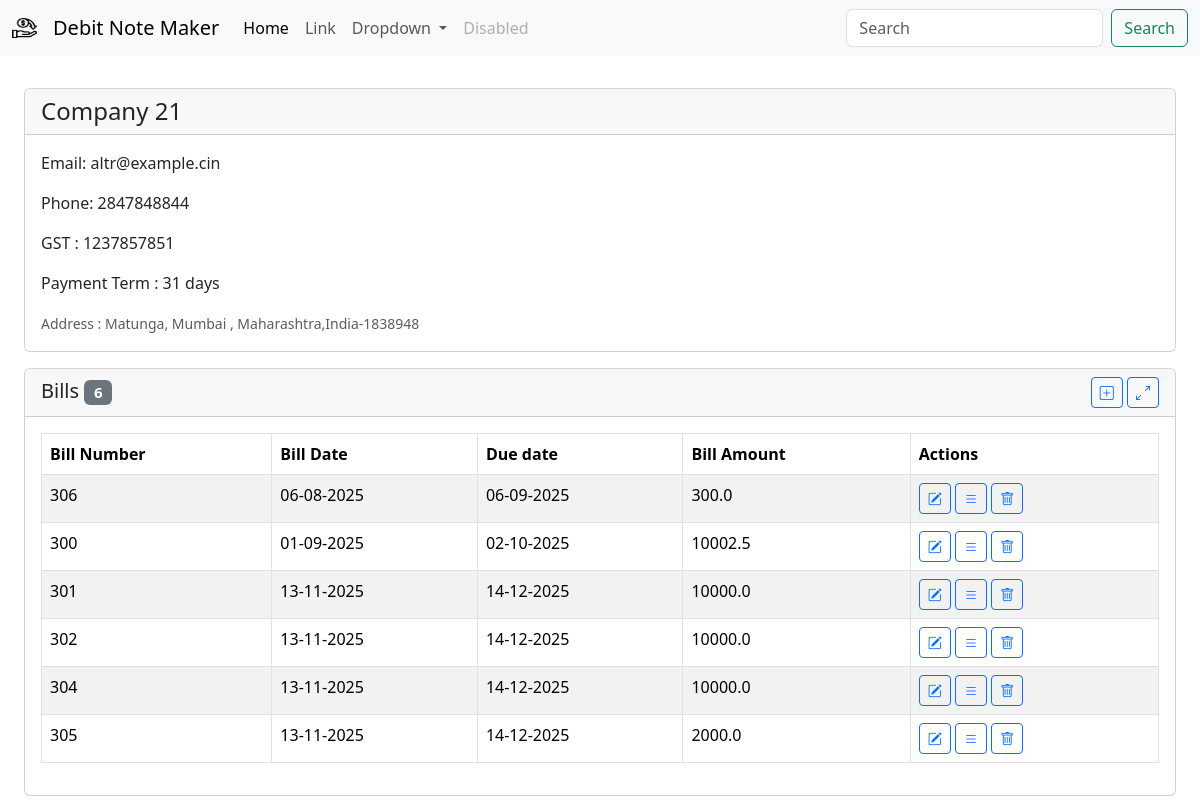
The page /party/2 on the database its author committed.
### db/models/company.py (models this page shows)
class Company(Base):
    __tablename__ = "companies"
    id = Column(Integer, primary_key=True, index=True)
    name = Column(String, unique=False, index=False, nullable=False)
    gst_number = Column(String, unique=True, index=True, nullable=False)
    email =  Column(String, nullable=True)
    phone_number = Column(String, nullable=True)
    payment_term_days = Column(Integer, nullable=False, default=30)
    address = Column(String, nullable=True)
    created_at = Column(DateTime, default=datetime.now)
    bills = relationship("Bill", back_populates="company", cascade="all, delete-orphan")

### db/models/bill.py (models this page shows, shortened)
class Bill(Base):
    id = Column(Integer, primary_key=True, index=True)
    bill_number = Column(Integer,unique=True,nullable=False)
    amount = Column(Float, nullable=False)
    bill_date = Column(DateTime, nullable=False)
    company_id = Column(Integer, ForeignKey("companies.id"))
    company = relationship("Company", back_populates="bills")
    transactions = relationship("Transaction", back_populates="bill", cascade="all, delete-orphan")

### app/v1/company.py (the view)
@router.get("/party/{company_id}")
def company_detail(request: Request,company_id:int, db=Depends(get_db)):
    company =company_api.get_company(id=company_id, db=db)
    bills = [
        BillShow.model_validate(bill).model_dump()
        for bill in company.bills
    ]
    bills = sorted(bills, key=lambda bill: bill['bill_date'] or datetime.min)
    context = {"request": request,"company":company,"bills":bills}
    return templates.TemplateResponse("company/company_detail.html",context)

### template/company/company_detail.html (shortened to what this page needs)
{% extends "base.html" %}
{% block title %}
<link rel="stylesheet"
    href="https://cdnjs.cloudflare.com/ajax/libs/bootstrap-datepicker/1.10.0/css/bootstrap-datepicker.min.css">
{% endblock %}
{% block content %}
<div class="row m-3 g-3 align-items-stretch">
    <div class="col-12 col-lg-12 d-flex">
        {% include 'components/company_summary_card.html' %}
    </div>
    <div class="col-12 col-lg-12">
        <div class="card">
            <div class="card-header d-flex justify-content-between align-items-center">
                <h5 class="mb-0">Bills
                    <span class="badge text-bg-secondary ml-2">{{ bills|length }}</span>
                </h5>
                <div>
                    <button type="button" class="btn btn-sm btn-outline-primary edit-transaction-btn" data-bs-toggle="modal"
                        data-bs-target="#editBillModal"
                        data-company-id="{{ company.id }}"
                        >
                        <i class="bi bi-plus-square"></i>
                    </button>
                    <a class="btn btn-outline-primary btn-sm" href="/party/{{ company.id}}/transactions" role="button"
                        aria-disabled="true">
                        <i class="bi bi-arrows-angle-expand"></i>
                    </a>
                </div>
            </div>
            <div class="card-body">
                {% include 'components/bill_list_table.html' %}
             </div>
        </div>
        </div>
</div>
{% endblock %}

### template/components/company_summary_card.html
<div class="card flex-fill h-100 w-100" style="flex: 1 1 0; min-width: 0;">
    <div class="card-header">
       <h4 class="card-text">{{company.name}}</h4>
   </div>
     <div class="justify-content-center card-body">
       <p class="card-text">Email: {{ company.email}}</p>
       <p class="card-text">Phone: {{ company.phone_number}}</p>
       <p class="card-text">GST : {{ company.gst_number }}</p>
       <p class="card-text">Payment Term : {{ company.payment_term_days}} days</p>
       {% if company.address %}
       <small class="card-text text-muted">Address : {{ company.address }}</small>
       {% endif %}
     </div>
   </div>

### template/components/bill_list_table.html (shortened to what this page needs)
<div class="table-responsive">
  {% if bills %}
  <table class="table table-striped table-bordered">
    <thead>
      <tr>
        <th>Bill Number</th>
        <th>Bill Date</th>
        <th>Due date</th>
        <th>Bill Amount</th>
        <th>Actions</th>
      </tr>
    </thead>
    <tbody>
      {% for bill in bills %}
      <tr>
        <td>{{ bill.bill_number }}</td>
        <td>{{ bill.bill_date | format_datetime('%d-%m-%Y') }}</td>
        <td>{{ bill.due_date | format_datetime('%d-%m-%Y') }}</td>
        <td>{{ bill.amount }}</td>
        <td>
            <button
            type="button"
            class="btn btn-sm btn-outline-primary edit-transaction-btn"
            data-bs-toggle="modal"
            data-bs-target="#editBillModal"
            data-company-id="{{ company.id }}"
            data-id="{{ bill.id }}"
            data-bill-number="{{ bill.bill_number }}"
            data-amount="{{ bill.amount }}"
            data-bill-date="{{ bill.bill_date | format_datetime('%Y-%m-%d') }}"
          >
            <i class="bi bi-pencil-square"></i>
          </button>
          <a
            href="bill/{{bill.bill_number}}"
            class="btn btn-outline-primary btn-sm"
            role="button"
          >
            <i class="bi bi-list"></i>
          </a>
          <button
            onclick="deleteBill('{{ bill.id }}', '{{ bill.bill_number }}')"
            class="btn btn-outline-primary btn-sm"
            role="button"
          >
            <i class="bi bi-trash"></i>
          </button>
        </td>
      </tr>
      {% endfor %}
    </tbody>
  </table>
  {% else %}
  <p>No bills available.</p>
  {% endif %} {% include 'bill/edit_bill_modal.html' %}
</div>

### rows shown on the page
Company: name "Company 21", email "altr@example.cin", phone_number "2847848844", gst_number "1237857851", payment_term_days "31", address "Matunga, Mumbai , Maharashtra,India-1838948"
Bill: bill_number "306", bill_date "06-08-2025", due_date "06-09-2025", amount "300.0"
Bill: bill_number "300", bill_date "01-09-2025", due_date "02-10-2025", amount "10002.5"
Bill: bill_number "301", bill_date "13-11-2025", due_date "14-12-2025", amount "10000.0"
Bill: bill_number "302", bill_date "13-11-2025", due_date "14-12-2025", amount "10000.0"
Bill: bill_number "304", bill_date "13-11-2025", due_date "14-12-2025", amount "10000.0"
Bill: bill_number "305", bill_date "13-11-2025", due_date "14-12-2025", amount "2000.0"

### other values the page prints
{{ bills|length }} "6"
